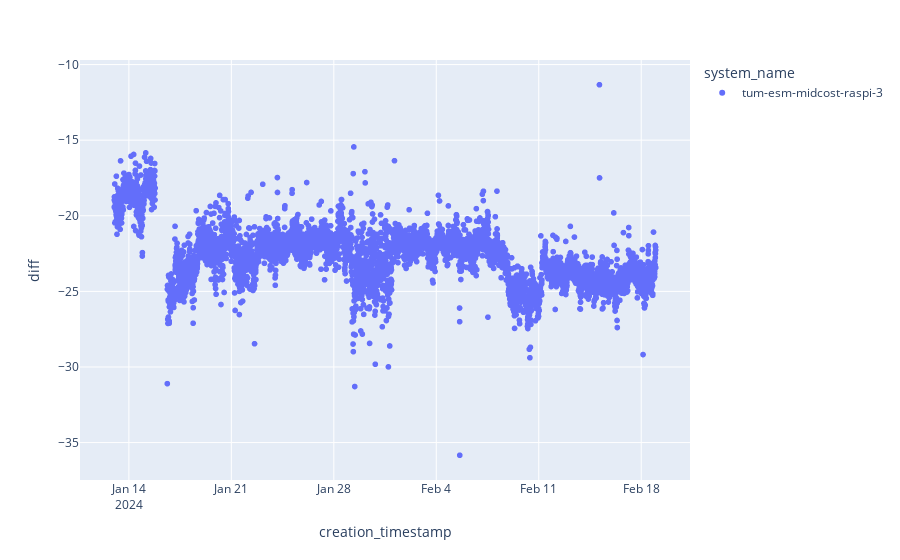

Notebook source saved alongside this figure:
### Code cell
# Quality Check

from datetime import datetime, timezone

start = datetime(2024, 1, 13, 0, 0, 0).replace(tzinfo=timezone.utc)
end = datetime(2024, 2, 18, 23, 59, 59).replace(tzinfo=timezone.utc)

df_temp = df_dry_corrected_10m.filter(pl.col("system_id") == 3).filter(pl.col("creation_timestamp").is_between(start, end))

print(df_temp.select("diff").mean())

fig = px.scatter(df_temp, x="creation_timestamp", y = "diff", color = "system_name")
fig.show()

### Figure 1 — Plotly figure (JSON) as saved in the notebook; plotly's stock layout.template omitted (floating-point values rounded to 4 significant figures; data arrays with more than 128 entries replaced by an {"elided": "..."} marker saying what was removed)
{"data": [{"hovertemplate": "system_name=tum-esm-midcost-raspi-3<br>creation_timestamp=%{x}<br>diff=%{y}<extra></extra>", "legendgroup": "tum-esm-midcost-raspi-3", "marker": {"color": "#636efa", "symbol": "circle"}, "mode": "markers", "name": "tum-esm-midcost-raspi-3", "showlegend": true, "type": "scattergl", "x": {"elided": "5177 str values"}, "xaxis": "x", "y": {"elided": "5177 float values"}, "yaxis": "y"}], "layout": {"legend": {"title": {"text": "system_name"}, "tracegroupgap": 0}, "margin": {"t": 60}, "xaxis": {"anchor": "y", "domain": [0, 1], "title": {"text": "creation_timestamp"}}, "yaxis": {"anchor": "x", "domain": [0, 1], "title": {"text": "diff"}}}}
